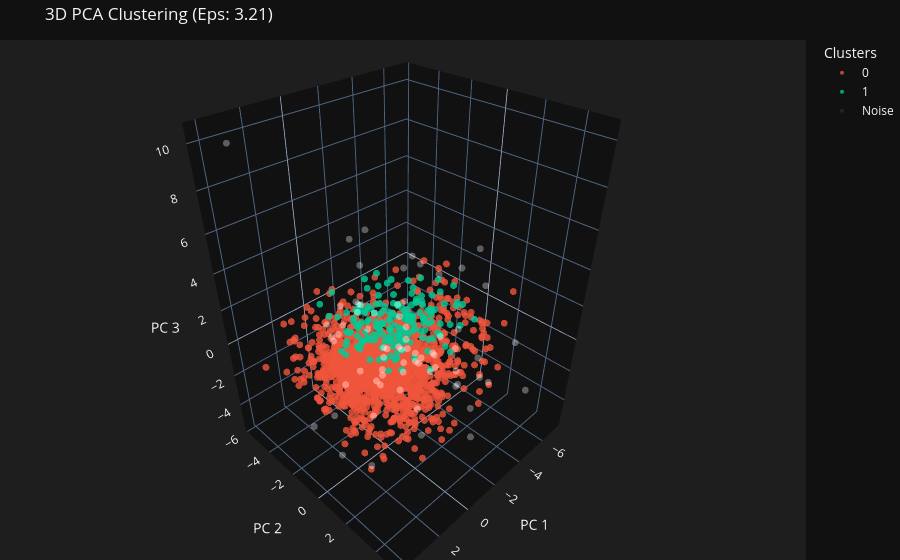

The notebook cell this image was saved under:
### Code cell
# ============================================================================
# MAIN PIPELINE: PSO-DBSCAN CLUSTERING (SINGLE CELL)
# ============================================================================

import numpy as np
import pandas as pd
from sklearn.decomposition import PCA
from sklearn.metrics import silhouette_score

# Import Internal Modules
from src.preprocessing import DataPreprocessor
from src.embedding import PCAEmbedder
from src.optimization import PSO
from src.clustering import DBSCAN
from src.evaluation import (
    silhouette_score as sk_silhouette,
    davies_bouldin_index,
    calinski_harabasz_index
)
from src.visualization import (
    plot_clusters_3d,
    plot_full_report
)
from src.utils import Logger, Timer
from config import CONFIG

# 1. Setup Logging & Timer
logger = Logger(verbose=True)
timer = Timer()

try:
    # ---------------------------------------------------------
    # STEP 1: Load & Preprocess Data
    # ---------------------------------------------------------
    logger.info("1. Loading & Preprocessing Data...")
    preprocessor = DataPreprocessor()
    # Pastikan path file sesuai dengan struktur folder Anda
    df = preprocessor.load_data('data/Cleaned_Pasien_MCU_LastVisit.csv') 
    X_scaled = preprocessor.transform(df)
    
    # ---------------------------------------------------------
    # STEP 2: Embedding (PCA for Clustering)
    # ---------------------------------------------------------
    logger.info("2. Applying PCA Embedding...")
    # Kita gunakan PCA 10 dimensi (atau sesuai config) untuk clustering agar akurat
    pca_cfg = CONFIG['embedding'].get('pca', {'n_components': 10})
    embedder = PCAEmbedder(n_components=pca_cfg.get('n_components', 10))
    X_embedded = embedder.fit_transform(X_scaled)
    
    logger.info(f"   Data Shape after PCA: {X_embedded.shape}")

    # ---------------------------------------------------------
    # STEP 3: Hyperparameter Optimization (PSO)
    # ---------------------------------------------------------
    logger.info("3. Starting PSO Optimization...")
    timer.start()
    
    pso = PSO(
        **CONFIG['pso'],
        logger=logger,
        objective_kwargs=CONFIG['objective']
    )
    
    # Jalankan optimasi pada data yang sudah di-embed
    best_params = pso.optimize(X_embedded)
    
    elapsed = timer.stop()
    logger.success(f"PSO Finished in {elapsed:.2f}s")
    logger.info(f"   Best Parameters: {best_params}")

    # ---------------------------------------------------------
    # STEP 4: Final Clustering
    # ---------------------------------------------------------
    logger.info("4. Running Final DBSCAN Clustering...")
    dbscan = DBSCAN()
    labels = dbscan.fit(
        X_embedded,
        eps=best_params['eps'],
        min_samples=best_params['min_samples']
    )
    
    n_clusters = len(set(labels)) - (1 if -1 in labels else 0)
    n_noise = list(labels).count(-1)
    logger.success(f"   Clusters found: {n_clusters}")
    logger.info(f"   Noise points: {n_noise}")

    # ---------------------------------------------------------
    # STEP 5: Evaluation Metrics
    # ---------------------------------------------------------
    logger.info("5. Calculating Metrics...")
    
    # Hitung metrics hanya jika cluster terbentuk > 1
    if n_clusters > 1:
        # Filter noise untuk perhitungan silhouette agar lebih fair
        mask = labels != -1
        metrics = {
            'silhouette': sk_silhouette(X_embedded[mask], labels[mask]) if mask.sum() > 2 else 0,
            'dbi': davies_bouldin_index(X_embedded, labels),
            'ch': calinski_harabasz_index(X_embedded, labels)
        }
    else:
        metrics = {'silhouette': 0, 'dbi': 0, 'ch': 0}
        
    logger.success(f"   Metrics: {metrics}")

    # ---------------------------------------------------------
    # STEP 6: Visualization & Reporting
    # ---------------------------------------------------------
    logger.info("6. Generating Visualizations...")
    
    # A. Interactive 3D Plot (Plotly)
    # Kita buat reduksi khusus ke 3D untuk visualisasi
    logger.info("   Generating 3D Plot...")
    pca_3d = PCA(n_components=3, random_state=42)
    X_plot_3d = pca_3d.fit_transform(X_scaled) 
    
    plot_clusters_3d(
        X_plot_3d, 
        labels, 
        title=f"3D PCA Clustering (Eps: {best_params['eps']:.2f})", 
        save_path="output/3d_clusters.html"
    )
    
    # B. Full Static Report (Matplotlib)
    # Menggunakan X_embedded (2 dimensi pertama diambil otomatis oleh fungsi)
    logger.info("   Generating Full Report...")
    plot_full_report(
        X_embedded=X_embedded, 
        labels=labels, 
        pso_history=pso.history, 
        metrics=metrics, 
        save_path="output/full_report.png"
    )

    logger.success("=== ALL PROCESSES COMPLETED SUCCESSFULLY ===")

except Exception as e:
    logger.error(f"Pipeline Failed: {str(e)}")
    raise e

### Figure 1 — Plotly figure (JSON) as saved in the notebook; plotly's stock layout.template omitted (floating-point values rounded to 4 significant figures; data arrays with more than 128 entries replaced by an {"elided": "..."} marker saying what was removed)
{"data": [{"customdata": {"elided": "1644x1 str values"}, "hovertemplate": "Cluster=%{customdata[0]}<extra></extra>", "legendgroup": "0", "marker": {"color": "#EF553B", "line": {"width": 0}, "opacity": 0.8, "size": 4, "symbol": "circle"}, "mode": "markers", "name": "0", "scene": "scene", "showlegend": true, "type": "scatter3d", "x": {"elided": "1644 float values"}, "y": {"elided": "1644 float values"}, "z": {"elided": "1644 float values"}}, {"customdata": {"elided": "172x1 str values"}, "hovertemplate": "Cluster=%{customdata[0]}<extra></extra>", "legendgroup": "1", "marker": {"color": "#00cc96", "line": {"width": 0}, "opacity": 0.8, "size": 4, "symbol": "circle"}, "mode": "markers", "name": "1", "scene": "scene", "showlegend": true, "type": "scatter3d", "x": {"elided": "172 float values"}, "y": {"elided": "172 float values"}, "z": {"elided": "172 float values"}}, {"customdata": [["Noise"], ["Noise"], ["Noise"], ["Noise"], ["Noise"], ["Noise"], ["Noise"], ["Noise"], ["Noise"], ["Noise"], ["Noise"], ["Noise"], ["Noise"], ["Noise"], ["Noise"], ["Noise"], ["Noise"], ["Noise"], ["Noise"], ["Noise"], ["Noise"], ["Noise"], ["Noise"], ["Noise"], ["Noise"], ["Noise"], ["Noise"], ["Noise"], ["Noise"], ["Noise"], ["Noise"], ["Noise"], ["Noise"], ["Noise"], ["Noise"], ["Noise"], ["Noise"], ["Noise"], ["Noise"], ["Noise"], ["Noise"], ["Noise"], ["Noise"], ["Noise"], ["Noise"], ["Noise"], ["Noise"], ["Noise"], ["Noise"], ["Noise"], ["Noise"], ["Noise"], ["Noise"], ["Noise"], ["Noise"], ["Noise"], ["Noise"], ["Noise"], ["Noise"], ["Noise"], ["Noise"], ["Noise"], ["Noise"], ["Noise"], ["Noise"], ["Noise"], ["Noise"], ["Noise"], ["Noise"], ["Noise"], ["Noise"]], "hovertemplate": "Cluster=%{customdata[0]}<extra></extra>", "legendgroup": "Noise", "marker": {"color": "rgba(100, 100, 100, 0.3)", "line": {"width": 0}, "opacity": 0.8, "size": 4, "symbol": "circle"}, "mode": "markers", "name": "Noise", "scene": "scene", "showlegend": true, "type": "scatter3d", "x": [-1.184, -4.501, -4.224, -3.122, -4.112, -4.198, -4.462, -0.7766, -1.909, -7.195, -3.504, -3.883, 0.451, 3.286, -4.491, -0.0907, -2.742, 0.8391, 2.616, -1.67, -2.624, -0.1975, 2.489, -2.605, -1.671, -3.842, -2.251, -3.113, -1.558, -2.488, -2.445, -2.927, -2.362, -1.263, -0.677, -3.989, 1.144, -3.179, -2.684, -2.487, -6.151, -1.001, -2.665, -0.6676, 0.06515, -3.095, -1.333, 1.527, -4.79, 2.605, -2.512, -1.061, 1.11, 3.85, 3.43, 2.561, -1.62, -3.265, -3.102, -2.192, -2.979, -3.831, -1.415, -2.211, -1.619, -2.082, 0.3087, -1.854, -2.769, -5.338, -1.239], "y": [-3.587, -0.9565, -0.355, 1.674, 5.093, -1.651, -1.048, -1.541, -0.7236, -0.4937, -2.765, -1.543, -1.023, -1.529, 2.016, 2.293, -1.38, -2.31, 1.748, -0.22, -4.612, -0.4583, -0.9284, -1.685, -2.245, -0.6178, 1.123, 1.585, 2.991, -2.943, -0.705, -3.302, -1.344, -4.606, 0.5824, -1.887, -2.331, 3.099, -0.4387, 2.367, -0.7557, -2.232, -1.825, -1.417, -1.082, -1.942, -0.4214, -1.91, -2.392, 0.2365, -4.869, -5.737, -1.69, -4.306, 0.6843, 1.926, 4.038, -2.071, -3.198, 3.449, -3.31, 3.174, -3.456, -4.565, -3.799, 1.262, 2.209, -0.5086, 1.992, 3.447, 4.305], "z": [4.499, -2.954, -1.187, 1.017, -1.238, -3.384, -2.837, -2.813, 3.869, 2.766, -0.004032, -3.527, 2.869, -3.075, 2.979, -3.331, -1.111, 0.6925, -3.668, -0.4208, 1.971, -0.9899, -2.498, -4.755, -4.138, -3.527, -1.153, -0.2035, -0.6977, -4.392, 4.281, -3.587, -1.52, -1.134, 3.298, -3.078, 0.4476, -1.127, -5.386, -1.596, 1.953, 5.596, -1.832, 1.623, 1.269, -3.928, 1.591, 1.172, 2.07, 4.523, -1.085, -1.645, -1.913, 10.34, -3.172, -0.3955, 1.594, -3.427, -3.019, -2.23, -2.934, -1.809, 0.7344, -0.0865, -4.086, 4.371, 1.468, 0.648, -1.158, -0.04317, -2.777]}], "layout": {"legend": {"title": {"text": "Clusters"}, "tracegroupgap": 0}, "margin": {"b": 0, "l": 0, "r": 0, "t": 40}, "scene": {"bgcolor": "#1e1e1e", "domain": {"x": [0, 1], "y": [0, 1]}, "xaxis": {"title": {"text": "PC 1"}}, "yaxis": {"title": {"text": "PC 2"}}, "zaxis": {"title": {"text": "PC 3"}}}, "title": {"text": "3D PCA Clustering (Eps: 3.21)"}}}
